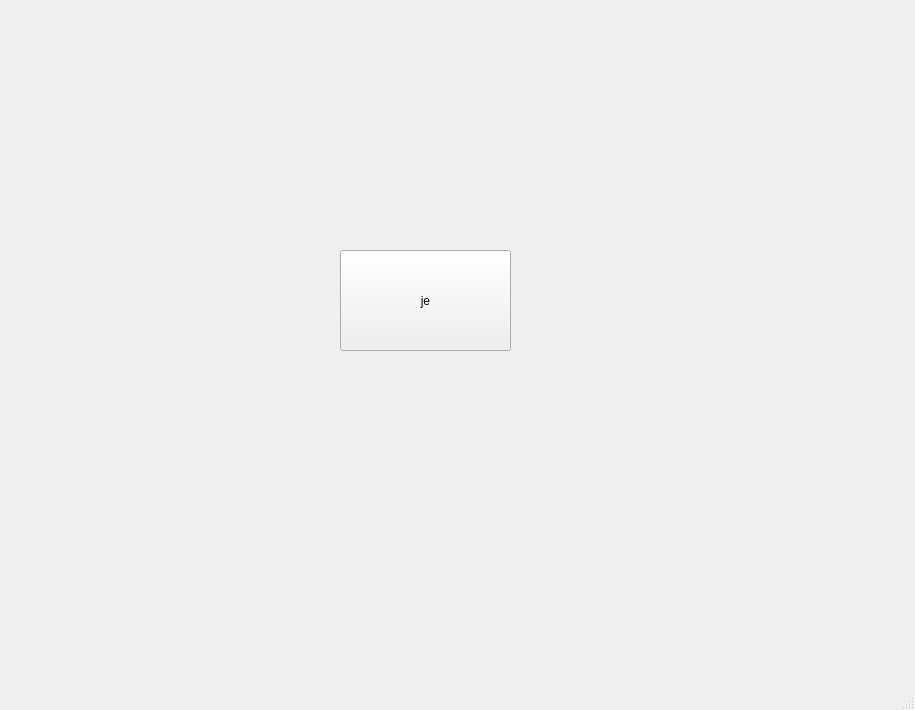
<?xml version="1.0" encoding="UTF-8"?>
<ui version="4.0">
 <class>MainWindow</class>
 <widget class="QMainWindow" name="MainWindow">
  <property name="geometry">
   <rect>
    <x>0</x>
    <y>0</y>
    <width>915</width>
    <height>710</height>
   </rect>
  </property>
  <property name="windowTitle">
   <string>MainWindow</string>
  </property>
  <widget class="QWidget" name="centralwidget">
   <widget class="QPushButton" name="pushButton">
    <property name="geometry">
     <rect>
      <x>340</x>
      <y>250</y>
      <width>171</width>
      <height>101</height>
     </rect>
    </property>
    <property name="text">
     <string>je</string>
    </property>
   </widget>
  </widget>
  <widget class="QMenuBar" name="menubar">
   <property name="geometry">
    <rect>
     <x>0</x>
     <y>0</y>
     <width>915</width>
     <height>26</height>
    </rect>
   </property>
  </widget>
  <widget class="QStatusBar" name="statusbar"/>
 </widget>
 <resources/>
 <connections/>
</ui>
